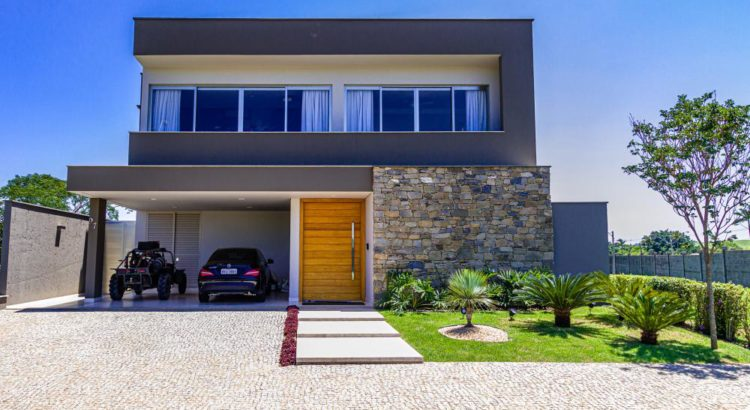
//> input picture Exercises/chapter1/Resources/img.jpg, 750 x 410 px
$ ./main   (built with g++ and OpenCV 4)
//> lines starting //> are read from the running program, lines starting //| are printed output that depends on the picture
#include <opencv4/opencv2/imgcodecs.hpp>
#include <opencv4/opencv2/highgui.hpp>
#include <opencv4/opencv2/imgproc.hpp>
#include <iostream>

using namespace cv;
using namespace std;


int main()
{
    Mat img = imread("Resources/img.jpg");
//> img is the input picture: 410 rows x 750 cols, CV_8UC3; mean B, G, R 143.7, 130.7, 121
    Mat imgResize, imgCrop;

    cout << img.size << endl;
//| 410 x 750
    resize(img, imgResize, Size(), 0.5, 0.5);
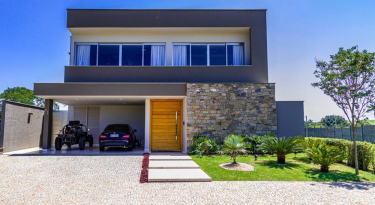
//> imgResize: 205 rows x 375 cols, CV_8UC3; mean B, G, R 143.8, 130.8, 121.1
    cout << imgResize.size << endl;
//| 205 x 375


    Rect roi(150, 150, 300, 250);
    imgCrop = img(roi);
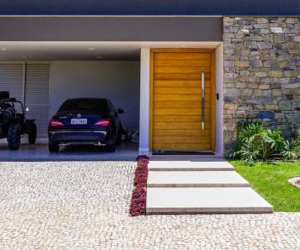
//> imgCrop: 250 rows x 300 cols, CV_8UC3; mean B, G, R 115.1, 123.3, 131.8

    imshow("image", img);
    imshow("image Resize", imgResize);
    imshow("image Crop", imgCrop);

    waitKey(0);


    return 0;
}
